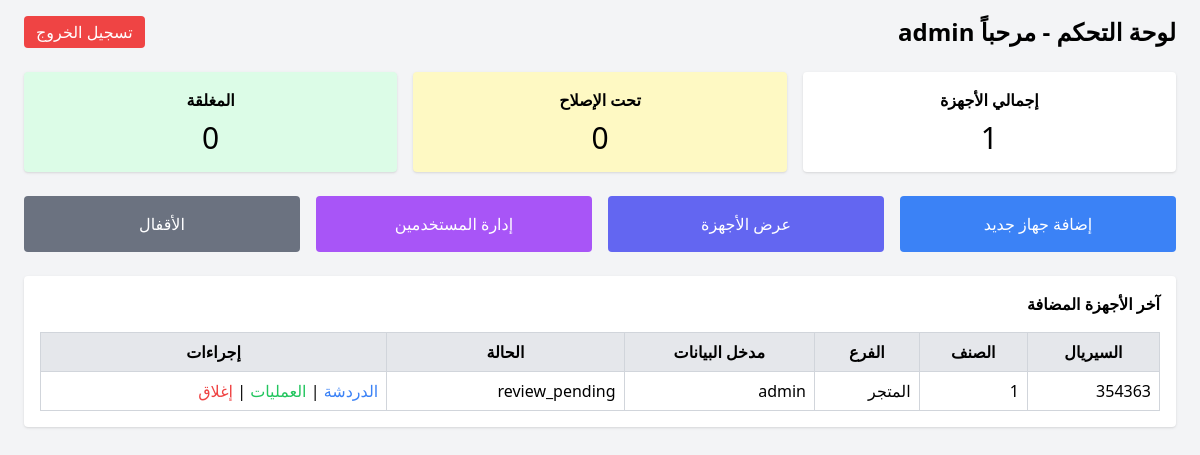
The page / (signed in) on the database its author committed.
### tables this page shows
CREATE TABLE `broken_laptops` (
  `laptop_id` int(11) NOT NULL,
  `category_id` int(11) NOT NULL,
  `device_category_number` varchar(100) DEFAULT NULL,
  `serial_number` varchar(100) NOT NULL,
  `specs` text DEFAULT NULL,
  `with_charger` tinyint(1) DEFAULT 0,
  `problems_count` int(11) DEFAULT 0,
  `branch_name` varchar(100) DEFAULT NULL,
  `problem_details` text DEFAULT NULL,
  `entered_by_user_id` int(11) DEFAULT NULL,
  `assigned_user_id` int(11) DEFAULT NULL,
  `problem_type` varchar(100) DEFAULT NULL,
  `transfer_ref` varchar(100) DEFAULT NULL,
  `status` varchar(50) DEFAULT NULL,
  `repeat_problem_count` int(11) DEFAULT 0
);

CREATE TABLE `users` (
  `user_id` int(11) NOT NULL,
  `username` varchar(100) NOT NULL,
  `password` varchar(100) NOT NULL,
  `permissions` varchar(100) NOT NULL
);

### index.php (the view, shortened to what this page needs)
<?php
require 'db.php';
$username = $_SESSION['username'];
$total_broken = $pdo->query("SELECT COUNT(*) FROM broken_laptops")->fetchColumn();
$under_repair = $pdo->query("SELECT COUNT(*) FROM broken_laptops WHERE status IS NULL OR status='تحت الإصلاح'")->fetchColumn();
$closed = $pdo->query("SELECT COUNT(*) FROM broken_laptops WHERE status='مغلق'")->fetchColumn();
$stmt = $pdo->query("SELECT b.*, u.username AS entered_by FROM broken_laptops b LEFT JOIN users u ON b.entered_by_user_id=u.user_id ORDER BY b.laptop_id DESC LIMIT 10");
$laptops = $stmt->fetchAll();
?>
<html dir="rtl" lang="ar">
<!DOCTYPE html>
<html lang="ar">
<head>
<script src="https://cdn.tailwindcss.com"></script>
</head>
<body class="bg-gray-100 min-h-screen p-4">
<div class="max-w-6xl mx-auto">
    <header class="mb-6 flex justify-between items-center">
        <h1 class="text-2xl font-bold">لوحة التحكم - مرحباً <?= htmlspecialchars($username) ?></h1>
        <a href="logout.php" class="bg-red-500 text-white px-3 py-1 rounded">تسجيل الخروج</a>
    </header>
    <div class="grid grid-cols-1 md:grid-cols-3 gap-4 mb-6">
        <div class="bg-white p-4 rounded shadow text-center">
            <h2 class="font-bold mb-2">إجمالي الأجهزة</h2>
            <p class="text-3xl"><?= $total_broken ?></p>
        </div>
        <div class="bg-yellow-100 p-4 rounded shadow text-center">
            <h2 class="font-bold mb-2">تحت الإصلاح</h2>
            <p class="text-3xl"><?= $under_repair ?></p>
        </div>
        <div class="bg-green-100 p-4 rounded shadow text-center">
            <h2 class="font-bold mb-2">المغلقة</h2>
            <p class="text-3xl"><?= $closed ?></p>
        </div>
    </div>
    <div class="mb-6 grid grid-cols-1 md:grid-cols-4 gap-4">
        <a href="add_broken_laptop.php" class="bg-blue-500 text-white p-4 rounded text-center hover:bg-blue-600">إضافة جهاز جديد</a>
        <a href="broken_laptops.php" class="bg-indigo-500 text-white p-4 rounded text-center hover:bg-indigo-600">عرض الأجهزة</a>
        <a href="users.php" class="bg-purple-500 text-white p-4 rounded text-center hover:bg-purple-600">إدارة المستخدمين</a>
        <a href="locks_overview.php" class="bg-gray-500 text-white p-4 rounded text-center hover:bg-gray-600">الأقفال</a>
    </div>
    <div class="bg-white p-4 rounded shadow">
        <h2 class="font-bold mb-4">آخر الأجهزة المضافة</h2>
        <?php if(count($laptops) === 0): ?>
            <p>لا توجد أجهزة مضافة بعد.</p>
        <?php else: ?>
            <table class="w-full table-auto border-collapse border border-gray-300">
                <thead>
                    <tr class="bg-gray-200">
                        <th class="border border-gray-300 p-2">السيريال</th>
                        <th class="border border-gray-300 p-2">الصنف</th>
                        <th class="border border-gray-300 p-2">الفرع</th>
                        <th class="border border-gray-300 p-2">مدخل البيانات</th>
                        <th class="border border-gray-300 p-2">الحالة</th>
                        <th class="border border-gray-300 p-2">إجراءات</th>
                    </tr>
                </thead>
                <tbody>
                    <?php foreach($laptops as $lap): ?>
                        <tr>
                            <td class="border border-gray-300 p-2"><?= htmlspecialchars($lap['serial_number']) ?></td>
                            <td class="border border-gray-300 p-2"><?= htmlspecialchars($lap['category_id']) ?></td>
                            <td class="border border-gray-300 p-2"><?= htmlspecialchars($lap['branch_name']) ?></td>
                            <td class="border border-gray-300 p-2"><?= htmlspecialchars($lap['entered_by']) ?></td>
                            <td class="border border-gray-300 p-2"><?= htmlspecialchars($lap['status'] ?? 'تحت الإصلاح') ?></td>
                            <td class="border border-gray-300 p-2">
                                <a href="laptop_chat.php?laptop_id=<?= $lap['laptop_id'] ?>" class="text-blue-500 hover:underline">الدردشة</a> |
                                <a href="operations.php?laptop_id=<?= $lap['laptop_id'] ?>" class="text-green-500 hover:underline">العمليات</a> |
                                <a href="locks.php?laptop_id=<?= $lap['laptop_id'] ?>" class="text-red-500 hover:underline">إغلاق</a>
                            </td>
                        </tr>
                    <?php endforeach; ?>
                </tbody>
            </table>
        <?php endif; ?>
    </div>
</div>
</body>
</html>
</html>

### rows shown on the page
broken_laptops: serial_number "354363", category "1", branch_name "المتجر", entered_by_user.username "admin", status "review_pending"

### other values the page prints
$username "admin"
$total_broken "1"
$under_repair "0"
$closed "0"
